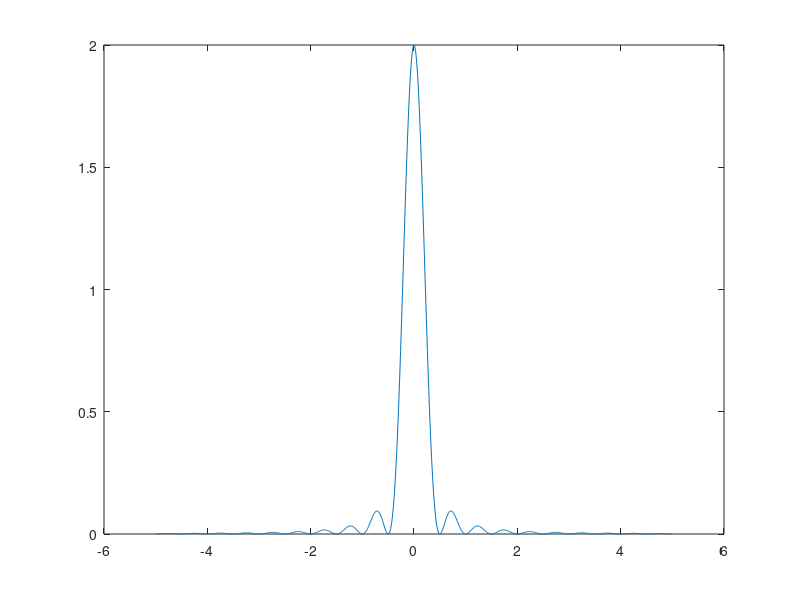

Write the MATLAB code that produced this figure.
% MATLAB script for Illustrative Problem 6.2.
clc
clear

echo on
T=1;
delta_f=1/(100*T);		
f=-5/T:delta_f:5/T;
Sv=2*(cos(pi*f*T).*sinc(f*T)).^2;
% Plotting command follows.
plot(f,Sv);